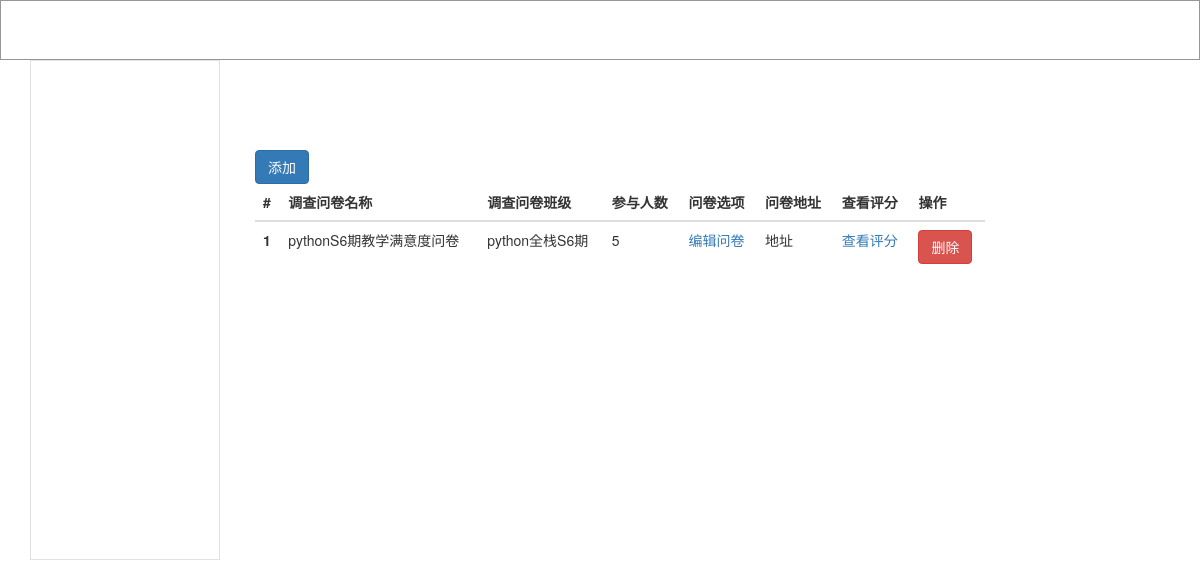
Page /questionnaire/ on the earlier database version.
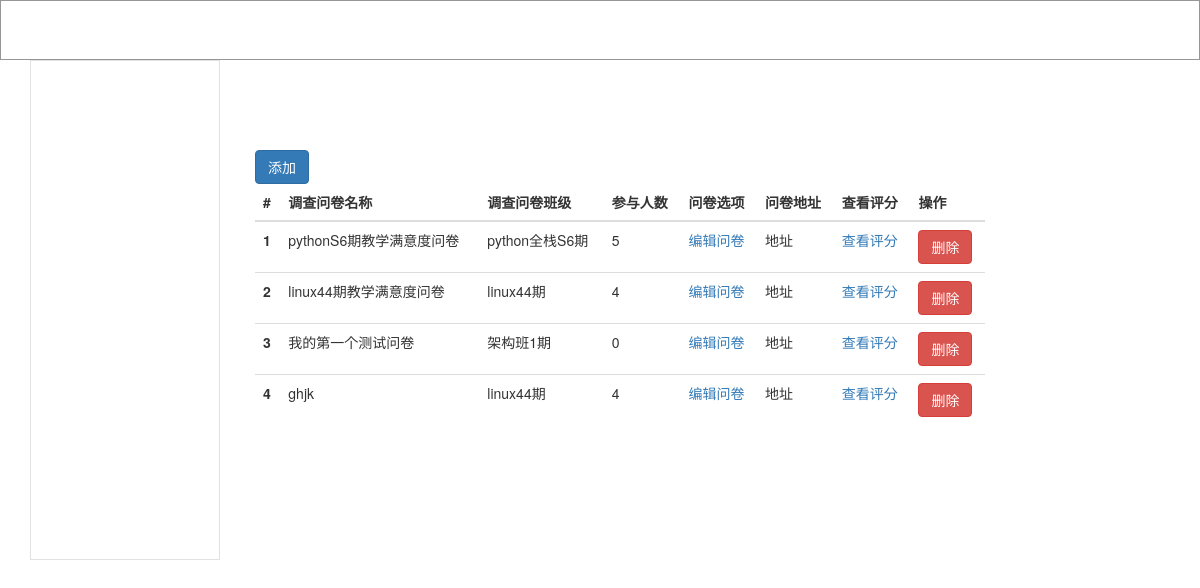
Same page on the later database version.
### app01/models.py (models this page shows, shortened)
class Questionnaire(models.Model):
    title = models.CharField(max_length=48)
    cls = models.ForeignKey(to="ClassList")
    creator = models.ForeignKey(to="UserInfo")

class ClassList(models.Model):
    title = models.CharField(max_length=32)

class Student(models.Model):
    name = models.CharField(max_length=32)
    pwd = models.CharField(max_length=32)
    cls = models.ForeignKey(to="ClassList")

### app01/views.py (the view)
# urls.py: url(r"questionnaire/", views.questionnaire, name="questionnaire"),
def questionnaire(request):
    questionnaire_obj = models.Questionnaire.objects.all()
    for i in questionnaire_obj:
        student_list = i.cls.student_set.all()
    return render(request, "questionnaire.html", locals())

### templates/questionnaire.html (shortened to what this page needs)
<!DOCTYPE html>
<html lang="en">
<head>
    <link rel="stylesheet" href="/static/bootstrap-3.3.7/css/bootstrap.min.css">
</head>
<body>
<div class="container" style="width: auto; height: 60px; border: 1px solid #969696"></div>
<div class="container">
    <div class="sidebar col-md-2" style="height: 500px; border: 1px solid #e1e1e1"></div>
    <div class="content col-md-8" style="margin-top: 30px; margin-left: 20px;">
        {% block content %}
            <div class="container-fluid"
                 style="margin-bottom: 10px; padding: 10px 15px;width: 100%; height: 50px">
            </div>
            <div class="">
                <a href="/questionnaire_add/">
                    <button class="btn btn-primary pull-left add-question">添加</button>
                </a>
            </div>
            <div class="bs-example" data-example-id="hoverable-table">
                <table class="table table-hover">
                    <thead>
                    <tr>
                        <th>#</th>
                        <th>调查问卷名称</th>
                        <th>调查问卷班级</th>
                        <th>参与人数</th>
                        <th>问卷选项</th>
                        <th>问卷地址</th>
                        <th>查看评分</th>
                        <th>操作</th>
                    </tr>
                    </thead>
                    <tbody>
                    {% for foo in questionnaire_obj %}
                        <tr>
                            <th scope="row">{{ forloop.counter }}</th>
                            <td>{{ foo.title }}</td>
                            <td>{{ foo.cls.title }}</td>
                            <td>{{ foo.cls.student_set.all|length }}</td>
                            <td><a href="/question/{{ foo.id }}">编辑问卷</a></td>
                            <td>地址</td>
                            <td><a href="">查看评分</a></td>
                            <td>
                                <button class="btn btn-danger">删除</button>
                            </td>
                        </tr>
                    {% endfor %}
                    </tbody>
                </table>
            </div>
        {% endblock %}
    </div>
</div>
</body>
</html>

Differences in the rows shown:
added Questionnaire: title "linux44期教学满意度问卷", cls "linux44期", cls.student_set.all|length "4"
added Questionnaire: title "我的第一个测试问卷", cls "架构班1期", cls.student_set.all|length "0"
added Questionnaire: title "ghjk", cls "linux44期", cls.student_set.all|length "4"
